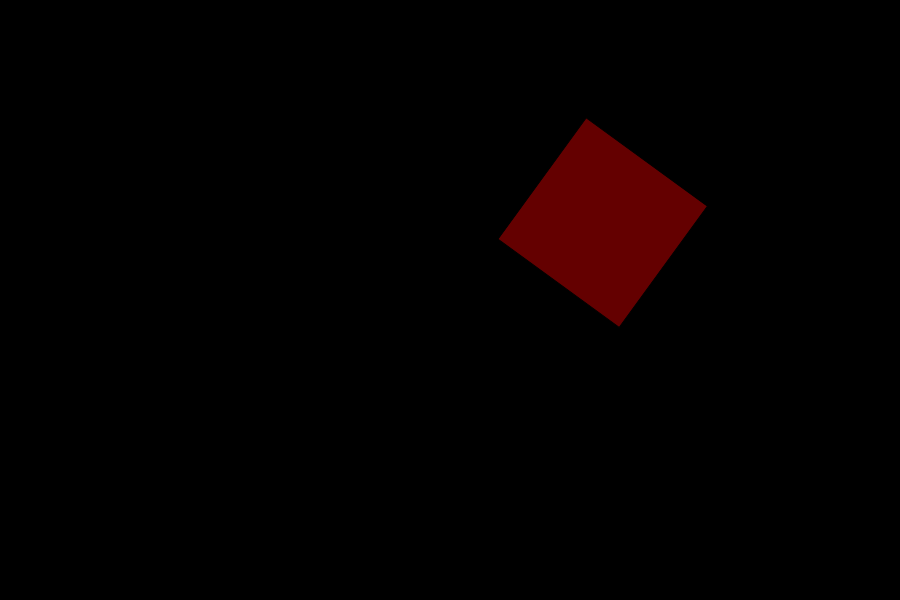
Frame 1 (no input)
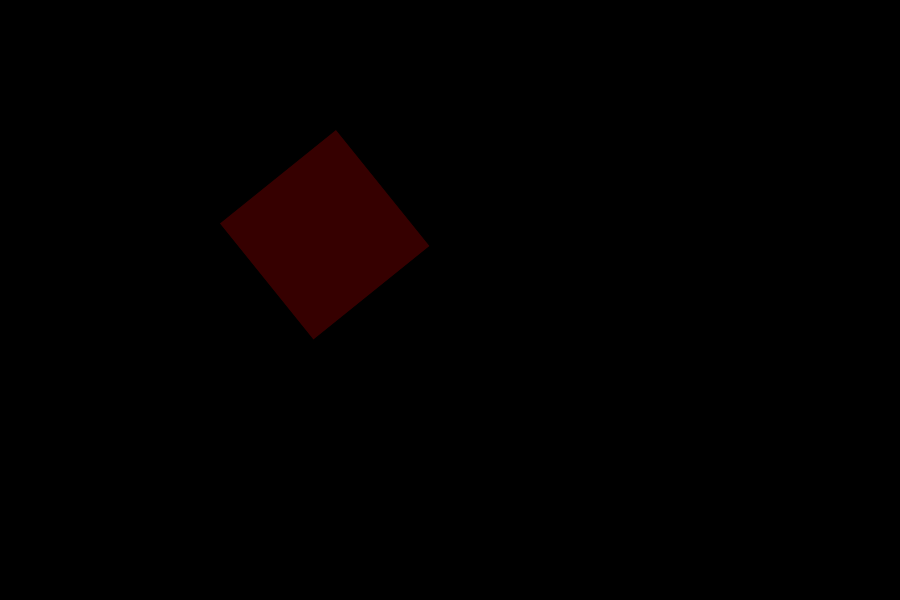
Frame 60 (no input)
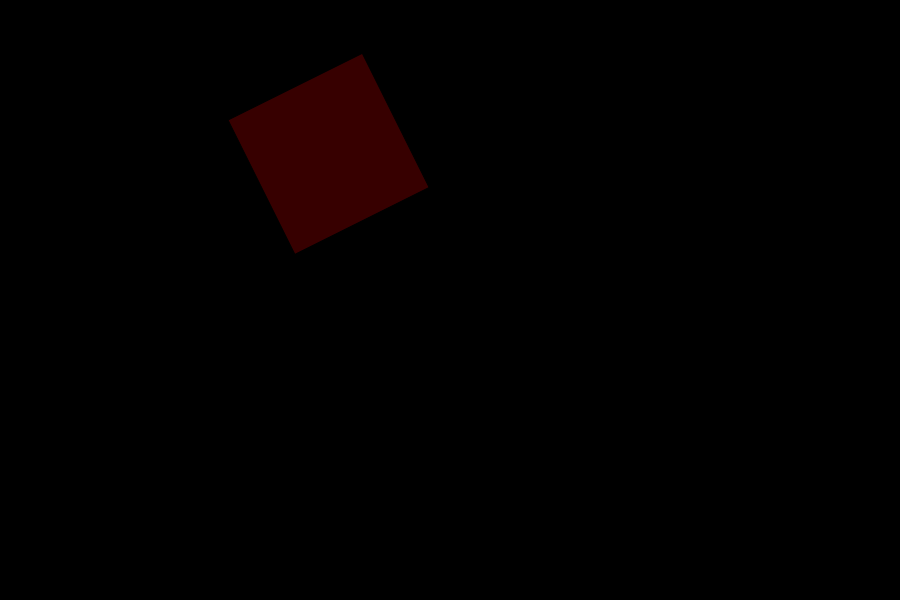
Frame 120 (the mouse pressed at the canvas centre since frame 60)

The p5.js sketch that drew these frames (run headless with seeded random() and noise() and a simulated clock; from frame 60 on, the mouse is pressed at the canvas centre):

// p5.js sketch
// ── sketch.js
let time = 0;

function setup() {
    createCanvas(900, 600);
    background(0);
    rectMode(CENTER);
}

function draw() {
    background(0);

    let nX = noise(time);
    let locX = map(nX, 0, 1, 0, width);
    let nY = noise(time + 5);
    let locY = map(nY, 0, 1, 0, height);
    translate(locX, locY);
    


    rotZ = map(nX, 0, 1, -25, 25);
    rotate(rotZ);
    let color = map(nX, 0, 1, 0, 150);
    fill(color, 0, 0);
    rect(0, 0, 150, 150);
    time+=0.01;
}
